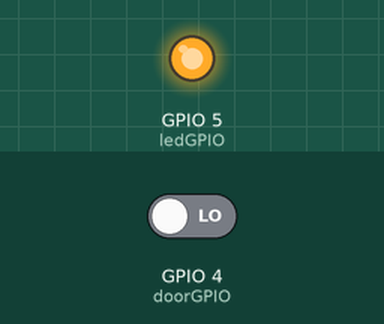
A sketch run on a simulated ESP32. Shown: output pins drawn as LEDs (lit = HIGH). The test bench sets the inputs (shaded band); at power-on: GPIO 4 (doorGPIO) LOW. WiFi joins after 1.5 s; servers stay silent unless stated; no MQTT or app messages arrive unless stated; what the sketch prints to the serial monitor is not drawn.

Above: at 2.7 s.
2.8 s: GPIO 4 (doorGPIO) driven HIGH
At 4.0 s:
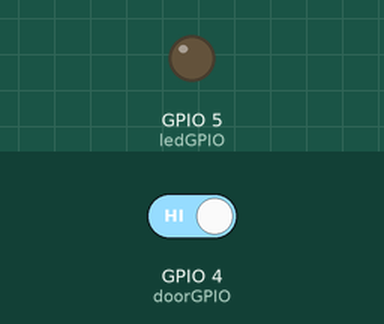
4.3 s: GPIO 4 (doorGPIO) driven LOW
At 5.3 s:
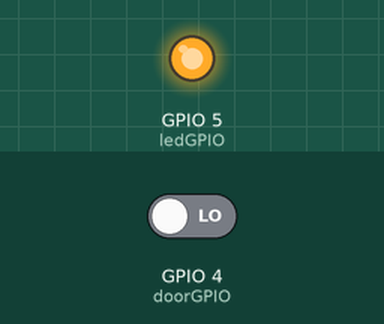
Timing chart, 0 to 7.3 s (numbered marks = the images above; inputs shaded):
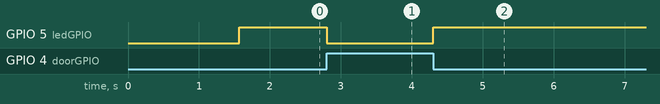

The sketch:

Door_Sensor_-_V1.0.ino
```cpp
/*
 * This Example is for Door sensor, Connected to  GPIO 4  and One More Status LED is connected to GPIO 5
 * MQTT details you will get after your login and add a device in the dreamzIoT.com IoT protal
 * Change your Wifi name and Password Name as per your requirement.
 * This code is compiled for ESP32 , you can easily compile it for ESP8266 with just changing header file.
 * When door is open we are publishing one Json value {"doorStatus":"open", "deviceID":"mqtt_311231"}, You can change doorStatus as per your key value, But you have to send deviceID, which
 * mqtt client ID.
 * If you have any doubt or concern you can ask on our slack channel or fourm.dreamzIoT.com
 */
#include <WiFi.h>
#include <PubSubClient.h>

//-------------------------------------------------
// Enter All Configuration Details Here below

#define MQTT_BROKER     "io.dreamziot.com"
#define MQTT_USERNAME   "user_dadf6dd2"
#define MQTT_PASSWORD   "password_7faedb78"
#define MQTT_TOPIC      "mqtt_0cdc869c_door-sensor"
#define MQTT_CLIENT_ID  "mqtt_0cdc869c"   //Enter the deviceID within double quote.

#define WIFI_SSID       "DreamzIOT"
#define WIFI_PASSWORD   "admin@123"

//--------------------------------------------------
/* create an instance of PubSubClient client */
WiFiClient espClient;
PubSubClient client(espClient);

/*Define Door and LED GPIO*/
int doorGPIO = 4;
int ledGPIO = 5;

void callback(char* topic, byte* payload, unsigned int length) {
  Serial.print("Message received: [");
  Serial.print(topic);
  Serial.println("] ");

  Serial.print("payload: ");
  for (int i = 0; i < length; i++) {
    Serial.print((char)payload[i]);
  }
  Serial.println();

}

void mqttconnect() {
  while (!client.connected()) {
    Serial.print("Attempting MQTT connection...");
    if (client.connect(MQTT_CLIENT_ID, MQTT_USERNAME , MQTT_PASSWORD)) {
      Serial.println("connected");
    } else {
      Serial.print("failed, status code =");
      Serial.print(client.state());
      Serial.println("try again in 5 seconds");
      delay(5000);
    }
  }
}

void setup_wifi() {
  delay(10);
  //We start by connecting to a WiFi network
  Serial.println();
  Serial.print("Connecting to ");
  Serial.println(WIFI_SSID);
  WiFi.begin(WIFI_SSID, WIFI_PASSWORD);
  while (WiFi.status() != WL_CONNECTED) {
    delay(500);
    Serial.print(".");
  }
  Serial.println("");
  Serial.println("WiFi connected");
  Serial.println("IP address: ");
  Serial.println(WiFi.localIP());
}


void setup() {
  Serial.begin(115200);     //Initialize serial
  setup_wifi();
  pinMode(doorGPIO, INPUT);
  pinMode(ledGPIO, OUTPUT);
  client.setServer(MQTT_BROKER, 1883);
  client.setCallback(callback);
}

//Publish temprature and humidity on mqtt broker
void mqttPublish(int doorStatus)
{
    char msg[75];
    if(doorStatus==1)
    {
      sprintf(msg, "{\n\"doorStatus\":\"open\", \"deviceID\":\"%s\"}", MQTT_CLIENT_ID); // You can cheange JSON key from dootStatus to Anyother, depending upon your requirement
      Serial.println("doorStatus:open");
      client.publish(MQTT_TOPIC, msg);

    }
    else if(doorStatus==0){
      sprintf(msg, "{\"doorStatus\":\"close\", \"deviceID\":\"%s\"}", MQTT_CLIENT_ID); //You can cheange JSON key from dootStatus to Anyother, depending upon your requirement
      Serial.println("doorStatus:close");
      client.publish(MQTT_TOPIC, msg);

    }
}

int doorPreviousStatus = 2;
void loop() {
  /* if client was disconnected then try to reconnect again */
  if (!client.connected()) {
    mqttconnect();
  }
   client.loop();
   int doorStatus = digitalRead(doorGPIO);
   Serial.println(doorStatus);
   if(doorStatus == 1 && doorPreviousStatus == 3 ){
    mqttPublish(doorStatus);
    digitalWrite(ledGPIO, LOW);
    doorPreviousStatus = 2;
   }
   if(doorStatus == 0 && doorPreviousStatus == 2 ){
    mqttPublish(doorStatus);
    digitalWrite(ledGPIO, HIGH);
    doorPreviousStatus = 3;
   }
   /*
   2- opened state
   3 - close state
   */
}
```

Measured:
- after the input at 2.8 s, GPIO 5 (ledGPIO): HIGH → LOW at once
- after the input at 4.3 s, GPIO 5 (ledGPIO): LOW → HIGH at once
